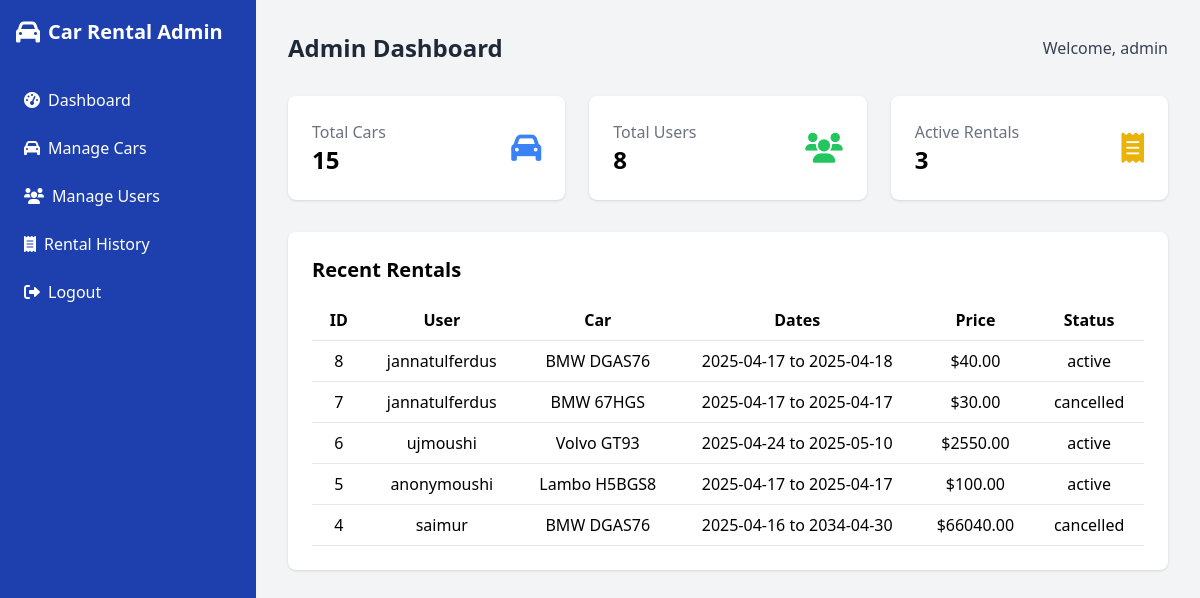
Page /admin/dashboard.php (signed in) on the committed database.
### tables this page shows
CREATE TABLE rentals (
  id int(11) NOT NULL,
  user_id int(11) NOT NULL,
  car_id int(11) NOT NULL,
  start_date date NOT NULL,
  end_date date NOT NULL,
  total_price decimal(10,2) NOT NULL,
  status enum('active','completed','cancelled') DEFAULT 'active',
  created_at timestamp NOT NULL DEFAULT current_timestamp()
);

CREATE TABLE users (
  id int(11) NOT NULL,
  username varchar(50) NOT NULL,
  password varchar(255) NOT NULL,
  email varchar(100) NOT NULL,
  role enum('admin','customer') NOT NULL,
  balance decimal(10,2) DEFAULT 0.00,
  created_at timestamp NOT NULL DEFAULT current_timestamp()
);

### admin/dashboard.php (the view, shortened to what this page needs)
<?php
require_once '../includes/db_connect.php';
?>
<!DOCTYPE html>
<html lang="en">
<head>
    <script src="https://cdn.tailwindcss.com"></script>
    <link rel="stylesheet" href="https://cdnjs.cloudflare.com/ajax/libs/font-awesome/6.0.0-beta3/css/all.min.css">
</head>
<body class="bg-gray-100">
    <div class="flex h-screen">
        <div class="bg-blue-800 text-white w-64 p-4">
            <div class="flex items-center space-x-2 mb-8">
                <i class="fas fa-car text-2xl"></i>
                <a href="../admin/dashboard.php"><h1 class="text-xl font-bold">Car Rental Admin</h1></a>
            </div>
            <nav>
                <ul class="space-y-2">
                    <li>
                        <a href="dashboard.php" class="flex items-center space-x-2 p-2 rounded hover:bg-blue-700">
                            <i class="fas fa-tachometer-alt"></i>
                            <span>Dashboard</span>
                        </a>
                    </li>
                    <li>
                        <a href="cars.php" class="flex items-center space-x-2 p-2 rounded hover:bg-blue-700">
                            <i class="fas fa-car"></i>
                            <span>Manage Cars</span>
                        </a>
                    </li>
                    <li>
                        <a href="users.php" class="flex items-center space-x-2 p-2 rounded hover:bg-blue-700">
                            <i class="fas fa-users"></i>
                            <span>Manage Users</span>
                        </a>
                    </li>
                    <li>
                        <a href="rentals.php" class="flex items-center space-x-2 p-2 rounded hover:bg-blue-700">
                            <i class="fas fa-receipt"></i>
                            <span>Rental History</span>
                        </a>
                    </li>
                    <li>
                        <a href="../includes/logout.php" class="flex items-center space-x-2 p-2 rounded hover:bg-blue-700">
                            <i class="fas fa-sign-out-alt"></i>
                            <span>Logout</span>
                        </a>
                    </li>
                </ul>
            </nav>
        </div>
        <?php if (basename($_SERVER['SCRIPT_NAME']) === 'dashboard.php'): ?>
        <div class="flex-1 p-8">
            <div class="flex justify-between items-center mb-8">
                <h2 class="text-2xl font-bold text-gray-800">Admin Dashboard</h2>
                <div class="flex items-center space-x-4">
                    <span class="text-gray-700">Welcome, <?php echo htmlspecialchars($_SESSION['username']); ?></span>
                </div>
            </div>
            <div class="grid grid-cols-1 md:grid-cols-3 gap-6 mb-8">
                <div class="bg-white p-6 rounded-lg shadow">
                    <div class="flex items-center justify-between">
                        <div>
                            <p class="text-gray-500">Total Cars</p>
                            <h3 class="text-2xl font-bold">
                                <?php
                                    $stmt = $conn->query("SELECT COUNT(id) FROM cars");
                                    echo $stmt->fetchColumn();
                                ?>
                            </h3>
                        </div>
                        <i class="fas fa-car text-blue-500 text-3xl"></i>
                    </div>
                </div>
                <div class="bg-white p-6 rounded-lg shadow">
                    <div class="flex items-center justify-between">
                        <div>
                            <p class="text-gray-500">Total Users</p>
                            <h3 class="text-2xl font-bold">
                                <?php
                                    $stmt = $conn->query("SELECT COUNT(id) FROM users");
                                    echo $stmt->fetchColumn();
                                ?>
                            </h3>
                        </div>
                        <i class="fas fa-users text-green-500 text-3xl"></i>
                    </div>
                </div>
                <div class="bg-white p-6 rounded-lg shadow">
                    <div class="flex items-center justify-between">
                        <div>
                            <p class="text-gray-500">Active Rentals</p>
                            <h3 class="text-2xl font-bold">
                                <?php
                                    $stmt = $conn->query("SELECT COUNT(id) FROM rentals WHERE status = 'active'");
                                    echo $stmt->fetchColumn();
                                ?>
                            </h3>
                        </div>
                        <i class="fas fa-receipt text-yellow-500 text-3xl"></i>
                    </div>
                </div>
            </div>
            <div class="bg-white p-6 rounded-lg shadow">
                <h3 class="text-xl font-bold mb-4">Recent Rentals</h3>
                <div class="overflow-x-auto">
                    <table class="min-w-full bg-white">
                        <thead>
                            <tr>
                                <th class="py-2 px-4 border-b" style='text-align: center'>ID</th>
                                <th class="py-2 px-4 border-b" style='text-align: center'>User</th>
                                <th class="py-2 px-4 border-b" style='text-align: center'>Car</th>
                                <th class="py-2 px-4 border-b" style='text-align: center'>Dates</th>
                                <th class="py-2 px-4 border-b" style='text-align: center'>Price</th>
                                <th class="py-2 px-4 border-b" style='text-align: center'>Status</th>
                            </tr>
                        </thead>
                        <tbody>
                            <?php
                            $stmt = $conn->query("
                                SELECT r.id, u.username, CONCAT(c.make, ' ', c.model) AS car,
                                    r.start_date, r.end_date, r.total_price, r.status
                                FROM rentals r
                                JOIN users u ON r.user_id = u.id
                                JOIN cars c ON r.car_id = c.id
                                ORDER BY r.created_at DESC
                                LIMIT 5
                            ");
                            while ($rental = $stmt->fetch(PDO::FETCH_ASSOC)) {
                                echo "<tr>";
                                echo "<td class='py-2 px-4 border-b' style='text-align: center'>{$rental['id']}</td>";
                                echo "<td class='py-2 px-4 border-b' style='text-align: center'>{$rental['username']}</td>";
                                echo "<td class='py-2 px-4 border-b' style='text-align: center'>{$rental['car']}</td>";
                                echo "<td class='py-2 px-4 border-b' style='text-align: center'>{$rental['start_date']} to {$rental['end_date']}</td>";
                                echo "<td class='py-2 px-4 border-b' style='text-align: center'>\${$rental['total_price']}</td>";
                                echo "<td class='py-2 px-4 border-b' style='text-align: center'>{$rental['status']}</td>";
                                echo "</tr>";
                            }
                            ?>
                        </tbody>
                    </table>
                </div>
            </div>
        </div>
        <?php endif; ?>
    </div>
</body>
</html>

### rows in the picture
rentals: id "8", user.username "jannatulferdus", car "BMW DGAS76", start_date "2025-04-17", end_date "2025-04-18", total_price "40.00", status "active"
rentals: id "7", user.username "jannatulferdus", car "BMW 67HGS", start_date "2025-04-17", end_date "2025-04-17", total_price "30.00", status "cancelled"
rentals: id "6", user.username "ujmoushi", car "Volvo GT93", start_date "2025-04-24", end_date "2025-05-10", total_price "2550.00", status "active"
rentals: id "5", user.username "anonymoushi", car "Lambo H5BGS8", start_date "2025-04-17", end_date "2025-04-17", total_price "100.00", status "active"
rentals: id "4", user.username "saimur", car "BMW DGAS76", start_date "2025-04-16", end_date "2034-04-30", total_price "66040.00", status "cancelled"

### other values in the picture
$_SESSION['username'] "admin"
$stmt->fetchColumn() "15"
$stmt->fetchColumn() "8"
$stmt->fetchColumn() "3"
